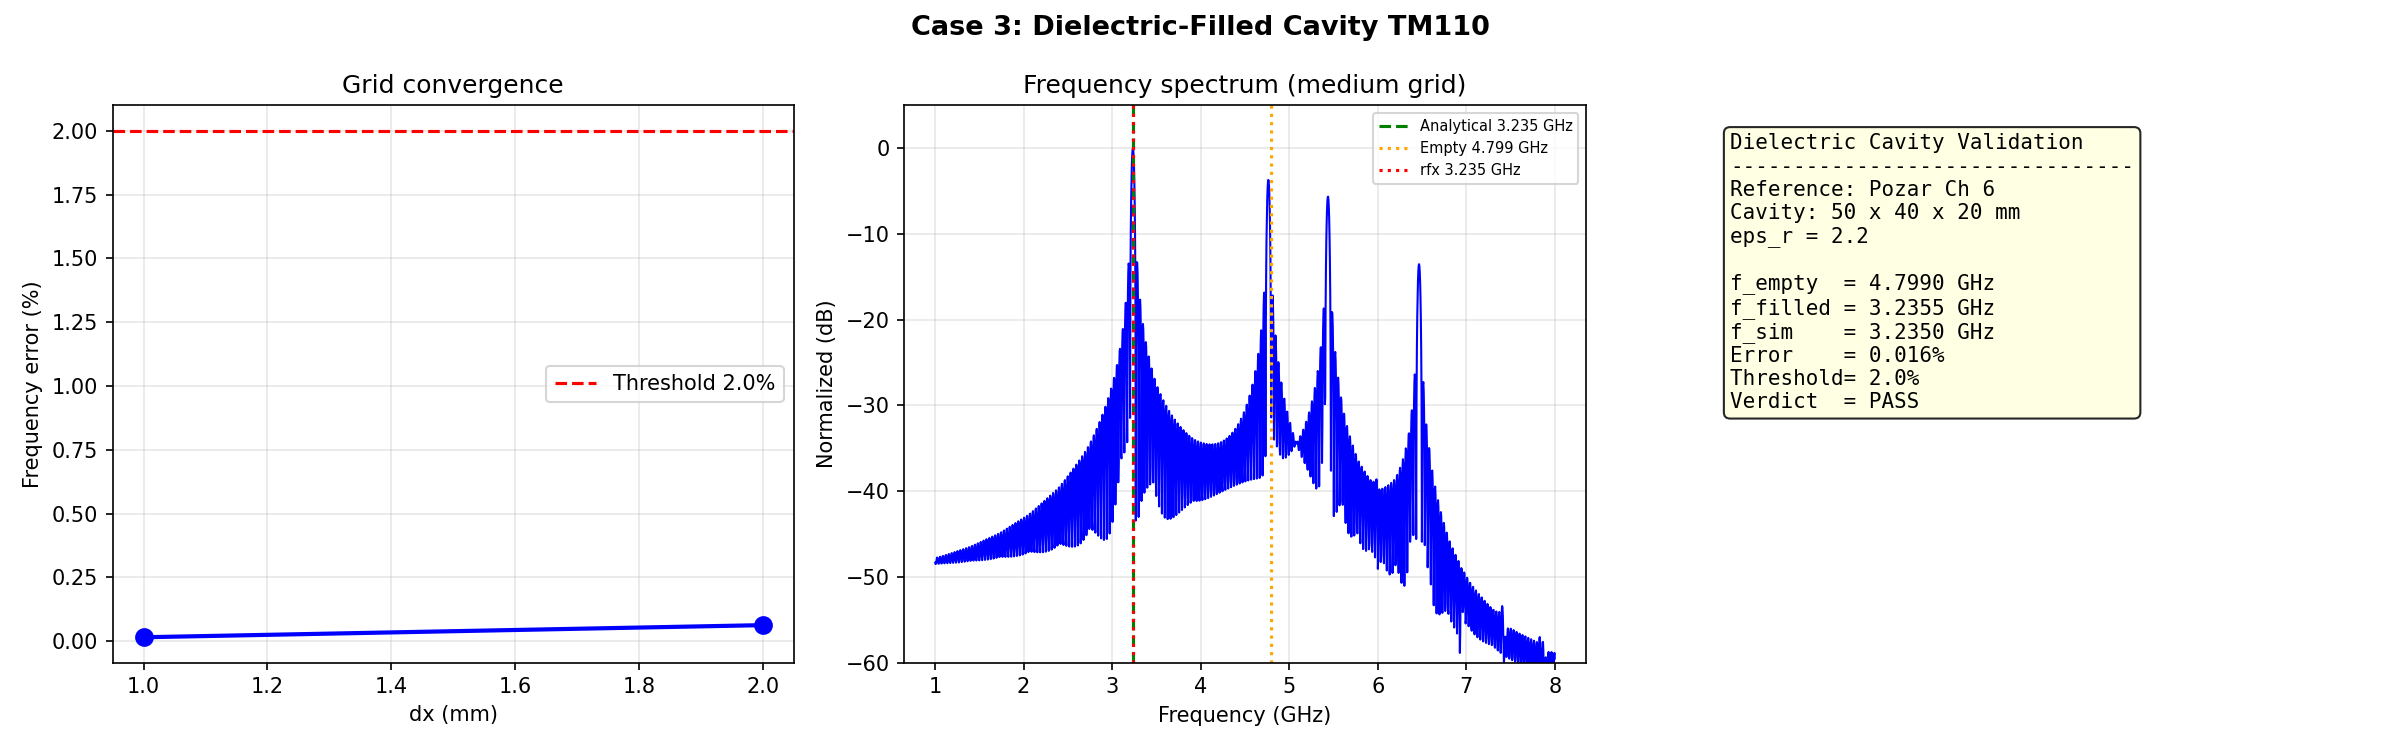

The script that saved this image:
"""Accuracy Validation Case 3: Dielectric-Filled PEC Cavity TM110

PEC rectangular cavity partially or fully filled with dielectric.
Dimensions: a=50 mm, b=40 mm, d=20 mm, eps_r=2.2 (PTFE-like).

Analytical TM110 resonant frequency for a uniformly filled cavity:
  f_110 = c / (2*pi*sqrt(mu*eps)) * sqrt((pi/a)^2 + (pi/b)^2)
        = c / (2*sqrt(eps_r)) * sqrt((1/a)^2 + (1/b)^2)

Validation metric: |f_sim - f_analytical| / f_analytical < 2%

Reference: Pozar, "Microwave Engineering", Ch 6; Harrington, "Time-Harmonic
Electromagnetic Fields", cavity resonator theory.
"""

import sys
import os
import matplotlib
matplotlib.use("Agg")
import matplotlib.pyplot as plt
import numpy as np

from rfx import Simulation, Box
from rfx.sources.sources import ModulatedGaussian
from rfx.grid import C0

SCRIPT_DIR = os.path.dirname(os.path.abspath(__file__))
THRESHOLD_PCT = 2.0

# =============================================================================
# Analytical reference
# =============================================================================
a = 50e-3   # x-dimension (m)
b = 40e-3   # y-dimension (m)
d = 20e-3   # z-dimension (m)
eps_r = 2.2  # PTFE / Duroid-like

# TM110 in dielectric-filled PEC cavity
# f_mnp = c/(2*sqrt(eps_r)) * sqrt((m/a)^2 + (n/b)^2 + (p/d)^2)
# TM110: m=1, n=1, p=0
f_analytical = (C0 / (2 * np.sqrt(eps_r))) * np.sqrt((1/a)**2 + (1/b)**2)

# Empty cavity for comparison
f_empty = (C0 / 2) * np.sqrt((1/a)**2 + (1/b)**2)

print("=" * 60)
print("CASE 3: Dielectric-Filled PEC Cavity TM110")
print("=" * 60)
print(f"Cavity         : {a*1e3:.0f} x {b*1e3:.0f} x {d*1e3:.0f} mm")
print(f"Dielectric     : eps_r = {eps_r}")
print(f"f_empty TM110  : {f_empty / 1e9:.4f} GHz")
print(f"f_filled TM110 : {f_analytical / 1e9:.4f} GHz")
print(f"Ratio          : {f_analytical / f_empty:.4f} (expect 1/sqrt(eps_r) = {1/np.sqrt(eps_r):.4f})")
print()

# =============================================================================
# Grid convergence: two resolutions
# =============================================================================
resolutions = [
    ("coarse", 2.0e-3),
    ("medium", 1.0e-3),
]

results_list = []

for label, dx in resolutions:
    print(f"--- Resolution: {label} (dx={dx*1e3:.2f} mm) ---")

    sim = Simulation(
        freq_max=f_empty * 1.5,
        domain=(a, b, d),
        boundary="pec",
        dx=dx,
    )

    # Fill entire cavity with dielectric
    sim.add_material("dielectric", eps_r=eps_r)
    sim.add(Box((0, 0, 0), (a, b, d)), material="dielectric")

    # Excitation: ModulatedGaussian near analytical frequency
    src_waveform = ModulatedGaussian(f0=f_analytical, bandwidth=0.8)
    sim.add_source((a / 3, b / 3, d / 2), component="ez", waveform=src_waveform)
    sim.add_probe((2 * a / 3, 2 * b / 3, d / 2), component="ez")

    # Run enough for Harminv (80+ periods)
    grid = sim._build_grid()
    n_steps = int(np.ceil(100.0 / (f_analytical * grid.dt)))
    print(f"  Steps: {n_steps}, dt={grid.dt*1e12:.3f} ps")

    result = sim.run(n_steps=n_steps)

    # Resonance extraction
    modes = result.find_resonances(
        freq_range=(f_analytical * 0.5, f_analytical * 1.5),
        probe_idx=0,
    )

    if modes:
        best = min(modes, key=lambda m: abs(m.freq - f_analytical))
        f_sim = best.freq
        Q_sim = best.Q
    else:
        # FFT fallback
        ts = np.asarray(result.time_series).ravel()
        nfft = len(ts) * 8
        spectrum = np.abs(np.fft.rfft(ts, n=nfft))
        freqs_fft = np.fft.rfftfreq(nfft, d=result.dt)
        band = (freqs_fft > f_analytical * 0.5) & (freqs_fft < f_analytical * 1.5)
        f_sim = freqs_fft[np.argmax(spectrum * band)]
        Q_sim = float("nan")

    err_pct = abs(f_sim - f_analytical) / f_analytical * 100
    print(f"  f_sim = {f_sim / 1e9:.4f} GHz, error = {err_pct:.3f}%")
    if not np.isnan(Q_sim):
        print(f"  Q = {Q_sim:.1f}")

    results_list.append({
        "label": label,
        "dx": dx,
        "f_sim": f_sim,
        "err_pct": err_pct,
        "Q": Q_sim,
        "n_steps": n_steps,
    })

# =============================================================================
# Summary and pass/fail
# =============================================================================
print()
print("=" * 60)
print("CONVERGENCE SUMMARY")
print("=" * 60)
print(f"{'Resolution':<12} {'dx (mm)':<10} {'f_sim (GHz)':<14} {'Error %':<10}")
print("-" * 46)
for r in results_list:
    print(f"{r['label']:<12} {r['dx']*1e3:<10.2f} {r['f_sim']/1e9:<14.4f} {r['err_pct']:<10.3f}")

best_result = results_list[-1]
final_err = best_result["err_pct"]

print()
print(f"Analytical TM110 : {f_analytical / 1e9:.4f} GHz")
print(f"Best simulation  : {best_result['f_sim'] / 1e9:.4f} GHz")
print(f"Error            : {final_err:.3f}%")
print(f"Threshold        : {THRESHOLD_PCT}%")

# =============================================================================
# Comparison plot
# =============================================================================
fig, axes = plt.subplots(1, 3, figsize=(16, 5))
fig.suptitle("Case 3: Dielectric-Filled Cavity TM110", fontsize=13, fontweight="bold")

# Panel 1: Grid convergence
ax = axes[0]
dx_vals = [r["dx"] * 1e3 for r in results_list]
err_vals = [r["err_pct"] for r in results_list]
ax.plot(dx_vals, err_vals, "bo-", markersize=8, linewidth=2)
ax.axhline(THRESHOLD_PCT, color="r", ls="--", label=f"Threshold {THRESHOLD_PCT}%")
ax.set_xlabel("dx (mm)")
ax.set_ylabel("Frequency error (%)")
ax.set_title("Grid convergence")
ax.legend()
ax.grid(True, alpha=0.3)

# Panel 2: Spectrum from best run
ax = axes[1]
ts_arr = np.asarray(result.time_series).ravel()
nfft = len(ts_arr) * 8
spectrum = np.abs(np.fft.rfft(ts_arr, n=nfft))
freqs_fft = np.fft.rfftfreq(nfft, d=result.dt) / 1e9
spec_db = 20 * np.log10(np.maximum(spectrum / (spectrum.max() or 1.0), 1e-10))
band_mask = (freqs_fft > 1.0) & (freqs_fft < 8.0)
ax.plot(freqs_fft[band_mask], spec_db[band_mask], "b-", lw=1.0)
ax.axvline(f_analytical / 1e9, color="g", ls="--", lw=1.5,
           label=f"Analytical {f_analytical/1e9:.3f} GHz")
ax.axvline(f_empty / 1e9, color="orange", ls=":", lw=1.5,
           label=f"Empty {f_empty/1e9:.3f} GHz")
ax.axvline(best_result["f_sim"] / 1e9, color="r", ls=":", lw=1.5,
           label=f"rfx {best_result['f_sim']/1e9:.3f} GHz")
ax.set_xlabel("Frequency (GHz)")
ax.set_ylabel("Normalized (dB)")
ax.set_title("Frequency spectrum (medium grid)")
ax.set_ylim(-60, 5)
ax.legend(fontsize=7)
ax.grid(True, alpha=0.3)

# Panel 3: Summary
ax = axes[2]
ax.axis("off")
lines = [
    "Dielectric Cavity Validation",
    "-" * 32,
    f"Reference: Pozar Ch 6",
    f"Cavity: {a*1e3:.0f} x {b*1e3:.0f} x {d*1e3:.0f} mm",
    f"eps_r = {eps_r}",
    "",
    f"f_empty  = {f_empty/1e9:.4f} GHz",
    f"f_filled = {f_analytical/1e9:.4f} GHz",
    f"f_sim    = {best_result['f_sim']/1e9:.4f} GHz",
    f"Error    = {final_err:.3f}%",
    f"Threshold= {THRESHOLD_PCT}%",
    f"Verdict  = {'PASS' if final_err < THRESHOLD_PCT else 'FAIL'}",
]
ax.text(0.05, 0.95, "\n".join(lines), transform=ax.transAxes,
        va="top", ha="left", fontsize=10, family="monospace",
        bbox=dict(boxstyle="round", facecolor="lightyellow", alpha=0.85))

plt.tight_layout()
out_path = os.path.join(SCRIPT_DIR, "03_cavity_tm110.png")
plt.savefig(out_path, dpi=150)
plt.close(fig)
print(f"\nPlot saved: {out_path}")

if final_err < THRESHOLD_PCT:
    print(f"\nPASS: Cavity TM110 error {final_err:.3f}% < {THRESHOLD_PCT}%")
    sys.exit(0)
else:
    print(f"\nFAIL: Cavity TM110 error {final_err:.3f}% >= {THRESHOLD_PCT}%")
    sys.exit(1)
